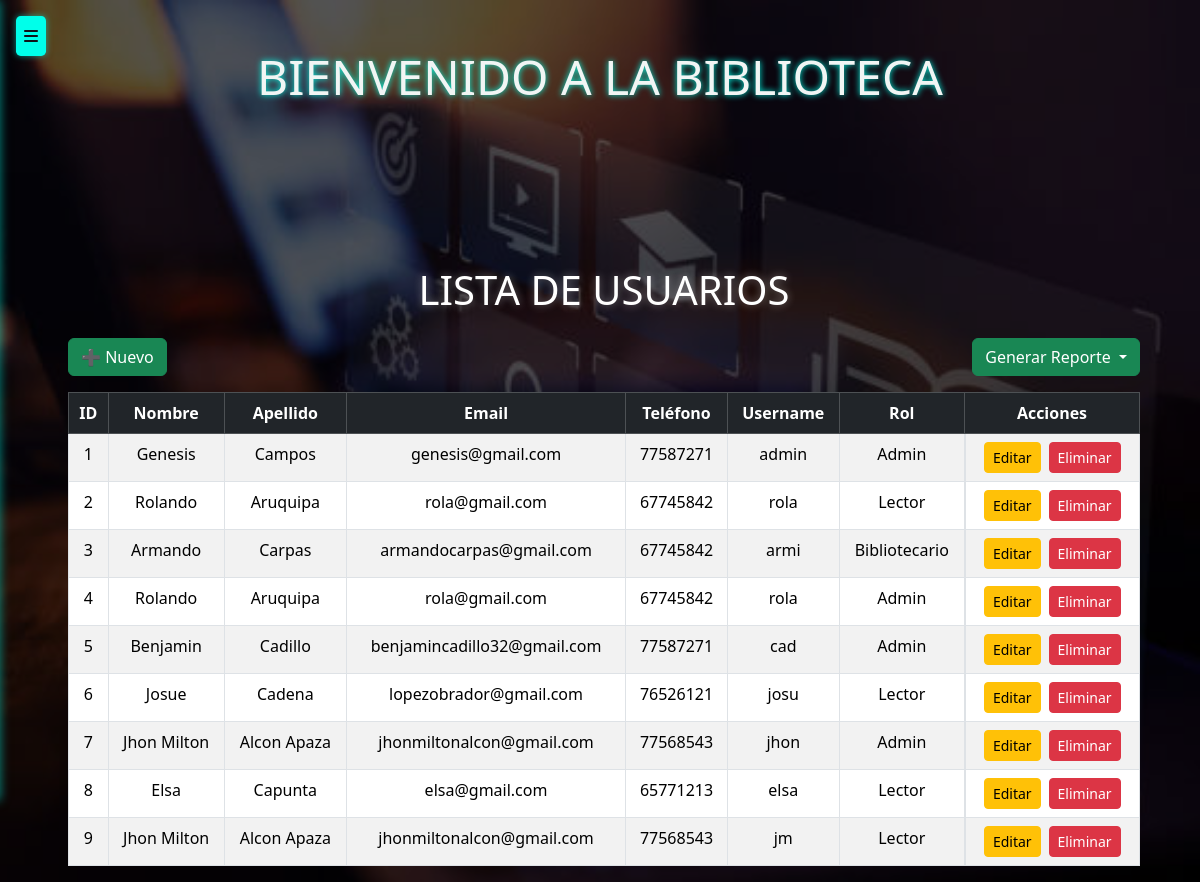
/usuarios/ (signed in), run on the app's committed database.
### models/usuario_model.py (models this page shows, shortened)
class Usuario(db.Model):
    __tablename__ = "usuarios"
    id = db.Column(db.Integer,primary_key=True)
    nombre = db.Column(db.String(80),nullable=False)
    apellido = db.Column(db.String(80),nullable=False)
    email = db.Column(db.String(120),nullable=False)
    telefono = db.Column(db.String(20),nullable=False)
    username = db.Column(db.String(20),nullable=False)
    password = db.Column(db.String,nullable=False)
    tipo = db.Column(db.String(20),nullable=False)
    @staticmethod #no depende de la clase
    def get_all():
        return Usuario.query.all()

### controllers/usuario_controllers.py (the view)
@usuario_bp.route("/")
def index():
    usuarios = Usuario.get_all()
    return usuario_view.list(usuarios)

### views/usuario_view.py (called while the page is built)
def list(usuarios):
    return render_template('usuarios/index.html', usuarios=usuarios)

### templates/usuarios/index.html (shortened to what this page needs)
{% extends 'base.html' %}
{% block content %}
<div class="container mt-4" style="max-width: 1100px;">
  <h1 class="text-center mb-4">Lista de Usuarios</h1>
  <div class="d-flex justify-content-between mb-3">
    <a href="{{ url_for('usuario.create') }}" class="btn btn-success">➕ Nuevo</a>
    <div class="btn-group">
      <button class="btn btn-success dropdown-toggle" data-bs-toggle="dropdown" aria-expanded="false">
        Generar Reporte
      </button>
    </div>
  </div>
  <table class="table table-striped table-bordered text-center mx-auto">
    <thead class="table-dark">
      <tr>
        <th>ID</th>
        <th>Nombre</th>
        <th>Apellido</th>
        <th>Email</th>
        <th>Teléfono</th>
        <th>Username</th>
        <th>Rol</th>
        <th>Acciones</th>
      </tr>
    </thead>
    <tbody>
      {% for item in usuarios %}
      <tr>
        <td>{{ item.id }}</td>
        <td>{{ item.nombre }}</td>
        <td>{{ item.apellido }}</td>
        <td>{{ item.email }}</td>
        <td>{{ item.telefono }}</td>
        <td>{{ item.username }}</td>
        <td>{{ item.tipo }}</td>
        <td class="d-flex justify-content-center gap-2">
          <a href="{{ url_for('usuario.edit', id=item.id) }}" class="btn btn-warning btn-sm">Editar</a>
          <a href="{{ url_for('usuario.delete', id=item.id) }}" class="btn btn-danger btn-sm"
             onclick="return confirm('¿Estás seguro de que deseas eliminar a {{ item.nombre }} {{ item.apellido }}?');">
             Eliminar
          </a>
        </td>
      </tr>
      {% else %}
      <tr>
        <td colspan="8" class="text-center">No hay Usuarios registrados.</td>
      </tr>
      {% endfor %}
    </tbody>
  </table>
</div>
{% endblock %}

### templates/base.html (style rules this page uses)
body { background-image: url("/static/fondobiblio.jpg"); background-size: cover; background-repeat: no-repeat; background-position: center; background-attachment: fixed; min-height: 100vh; }
body::before { content: ""; position: fixed; top: 0; left: 0; width: 100%; height: 100%; background-color: rgba(0,0,0,0.65); z-index: -1; pointer-events: none; }
h1, h2 { color: #fff; text-shadow: 0 0 8px rgba(255,255,255,0.4); text-transform: uppercase; }
.container { padding-left: 1rem; padding-top: 4rem; }

### data on the page
Usuario: id "1", nombre "Genesis", apellido "Campos", email "genesis@gmail.com", telefono "77587271", username "admin", tipo "Admin"
Usuario: id "2", nombre "Rolando", apellido "Aruquipa", email "rola@gmail.com", telefono "67745842", username "rola", tipo "Lector"
Usuario: id "3", nombre "Armando", apellido "Carpas", email "armandocarpas@gmail.com", telefono "67745842", username "armi", tipo "Bibliotecario"
Usuario: id "4", nombre "Rolando", apellido "Aruquipa", email "rola@gmail.com", telefono "67745842", username "rola", tipo "Admin"
Usuario: id "5", nombre "Benjamin", apellido "Cadillo", email "benjamincadillo32@gmail.com", telefono "77587271", username "cad", tipo "Admin"
Usuario: id "6", nombre "Josue", apellido "Cadena", email "lopezobrador@gmail.com", telefono "76526121", username "josu", tipo "Lector"
Usuario: id "7", nombre "Jhon Milton", apellido "Alcon Apaza", email "jhonmiltonalcon@gmail.com", telefono "77568543", username "jhon", tipo "Admin"
Usuario: id "8", nombre "Elsa", apellido "Capunta", email "elsa@gmail.com", telefono "65771213", username "elsa", tipo "Lector"
Usuario: id "9", nombre "Jhon Milton", apellido "Alcon Apaza", email "jhonmiltonalcon@gmail.com", telefono "77568543", username "jm", tipo "Lector"
